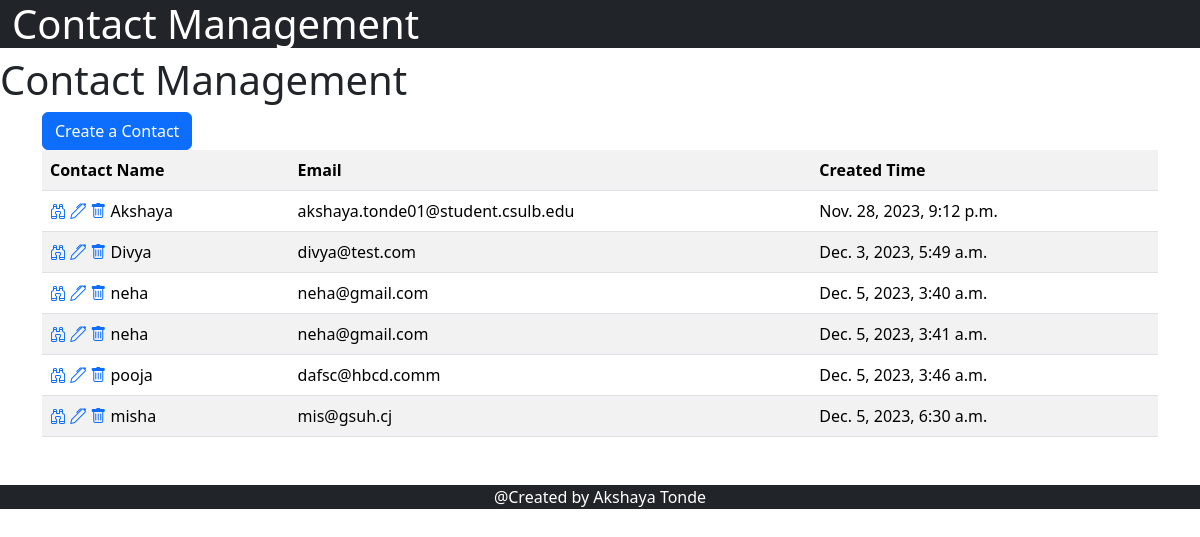
/, run on an earlier commit of the app's database.
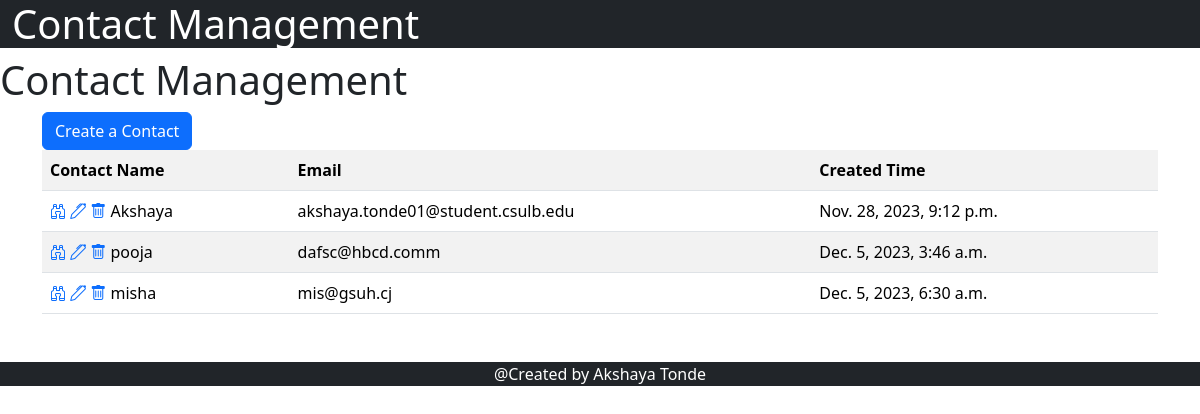
And on a later commit of the database.
### contact_management/models.py (models this page shows)
class ContactsInfo(models.Model):
    name = models.CharField(max_length=70)
    email = models.EmailField(max_length=100)
    notes = models.CharField(max_length=100)
    creation_date = models.DateTimeField(default=django.utils.timezone.now)

### contact_management/views.py (the view)
# urls.py: 2. Add a URL to urlpatterns:  path('', views.home, name='home')
def home(request):
    queryset = ContactsInfo.objects.all()
    return render(request, "index.html", context={'page':'Contact Management', 'contactsInfo': queryset})

### contact_management/templates/index.html (shortened to what this page needs)
{% extends "base.html"%}
{% block start %}
    <div>
        <h1>Contact Management</h1>
    </div>
    <div class="container">
        <a href="/createContact/">
            <button type="submit" class="btn btn-primary">Create a Contact</button>
        </a>
    </div>
    <div class="container">
    <table class="table table-striped">
        <tr>
            <th>Contact Name</th>
            <th>Email</th>
            <th>Created Time</th>
        </tr>
    {% for contact in contactsInfo%}
        <tr>
            <td>
                <a href="/viewContact/{{contact.id}}/" class="delete" title="" data-toggle="tooltip" data-original-title="Delete"><i class="bi bi-binoculars"></i></a>
                <a href="/editContact/{{contact.id}}/" class="edit" title="" data-toggle="tooltip" data-original-title="Edit"><i class="bi bi-pen"></i></a>
                <a href="/deleteContact/{{contact.id}}/" class="delete" title="" data-toggle="tooltip" data-original-title="Delete"><i class="bi bi-trash"></i></a>
                {{contact.name}}</td>
            <td>{{contact.email}}</td>
            <td>{{contact.creation_date}}</td>
        </tr>
    {% endfor %}
    </table>
  </div>
{% endblock %}

What changed in the data, as far as the page shows it:
removed ContactsInfo: name "Divya", email "divya@test.com", creation_date "Dec. 3, 2023, 5:49 a.m."
removed ContactsInfo: name "neha", email "neha@gmail.com", creation_date "Dec. 5, 2023, 3:40 a.m."
removed ContactsInfo: name "neha", email "neha@gmail.com", creation_date "Dec. 5, 2023, 3:41 a.m."
